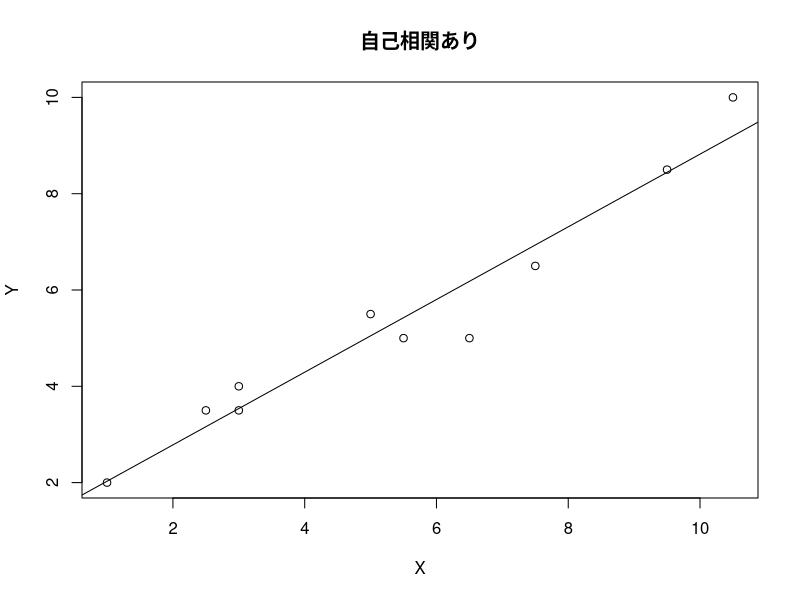

Write R code to recreate this figure.
data1 <- read.table("examples//k0502.csv",header = TRUE, sep =",")
data1
plot(data1$X, data1$Y,xlab="X",ylab="Y",main="自己相関あり")
fm1 <- lm(Y ~ X, data = data1)
summary(fm1)
abline(fm1)
library(lmtest)
dwtest(fm1)
